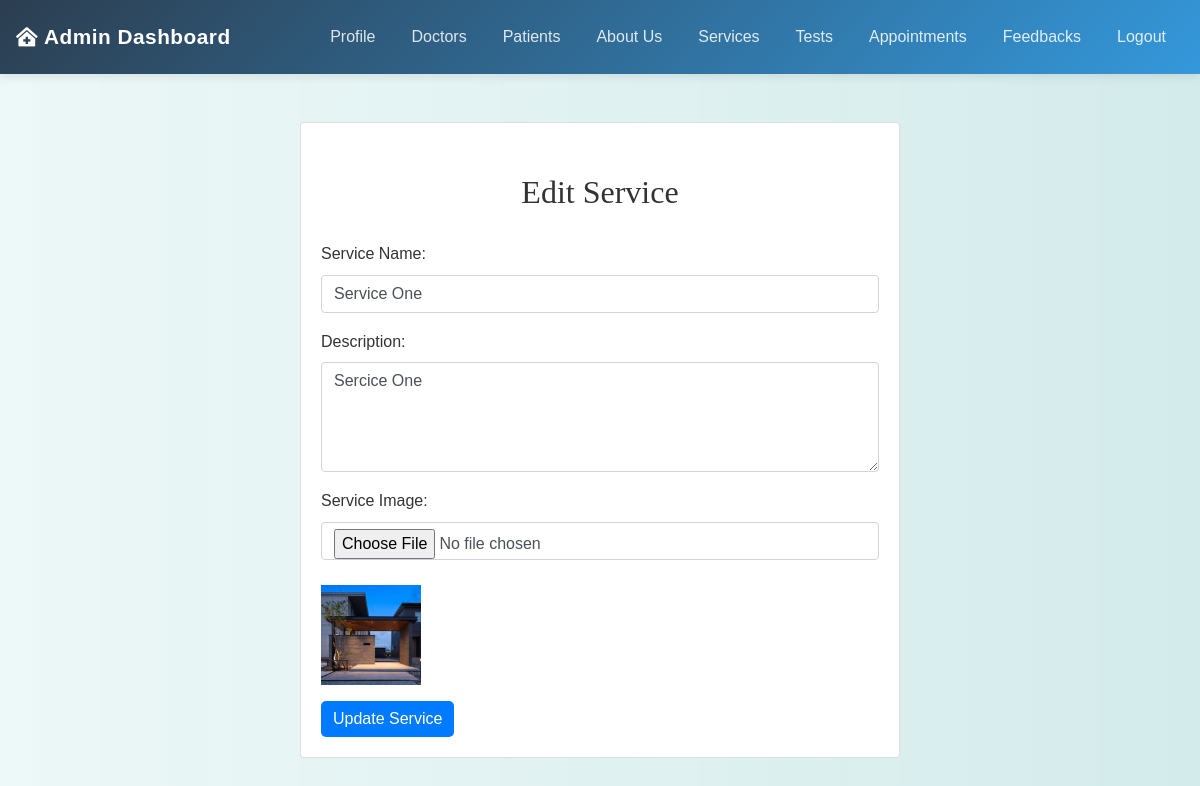
The app's page /admin/edit_service.php?service_id=1 (signed in) with its own data.
### tables this page shows
CREATE TABLE `services` (
  `service_id` int(11) NOT NULL,
  `service_name` varchar(255) NOT NULL,
  `description` text DEFAULT NULL,
  `created_at` timestamp NOT NULL DEFAULT current_timestamp(),
  `updated_at` timestamp NOT NULL DEFAULT current_timestamp() ON UPDATE current_timestamp(),
  `image` varchar(255) DEFAULT NULL
);

### admin/edit_service.php (the view, shortened to what this page needs)
<?php
include('config.php');
$service_id = $_GET['service_id'];
$sql = "SELECT * FROM services WHERE service_id = ?";
$stmt = mysqli_prepare($conn, $sql);
mysqli_stmt_bind_param($stmt, "i", $service_id);
mysqli_stmt_execute($stmt);
$result = mysqli_stmt_get_result($stmt);
$row = mysqli_fetch_assoc($result);
$existing_image = $row['image'];
?>
<!DOCTYPE html>
<html>
<head>
    <link rel="stylesheet" href="https://maxcdn.bootstrapcdn.com/bootstrap/4.5.2/css/bootstrap.min.css">
    <link rel="stylesheet" href="../css/style.css">
</head>
<body>
<?php include('admin_navbar.php'); ?>
<div class="container mt-5">
<div class="card mx-auto" style="max-width: 600px;">
        <div class="card-body">
    <h2>Edit Service</h2>
    <form action="" method="post" enctype="multipart/form-data">
        <div class="form-group">
            <label for="service_name">Service Name:</label>
            <input type="text" class="form-control" id="service_name" name="service_name" value="<?php echo htmlspecialchars($row['service_name']); ?>" required>
        </div>
        <div class="form-group">
            <label for="description">Description:</label>
            <textarea class="form-control" id="description" name="description" rows="4" required><?php echo htmlspecialchars($row['description']); ?></textarea>
        </div>
        <div class="form-group">
            <label for="image">Service Image:</label>
            <input type="file" class="form-control" id="image" name="image">
            <br>
            <?php if (!empty($existing_image)): ?>
                <img src="<?php echo htmlspecialchars($existing_image); ?>" alt="Current Image" width="100">
            <?php else: ?>
                <p>No image uploaded.</p>
            <?php endif; ?>
        </div>
        <button type="submit" class="btn btn-primary">Update Service</button>
    </form>
</div>
</div>
</div>
</body>
</html>

### css/style.css (style rules this page uses)
body { background: linear-gradient(90deg, rgba(233, 246, 246, 0.831), rgba(207, 233, 233, 0.9)); font-family: 'Arial', sans-serif; color: #333; line-height: 1.6; }
h1, h2, h3, h4 { text-align: center; margin-top: 30px; margin-bottom: 30px; font-family: 'Georgia', serif; }
.container { margin-bottom: 40px; }
.btn-primary { color: #fff; border: none; border-radius: 5px; cursor: pointer; transition: background-color 0.3s ease; }

### records on screen
services: service_name "Service One", description "Sercice One", image (picture)
